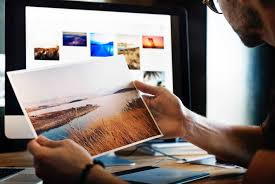
#> input picture Images/imagesL.jpg, 275 x 184 px
$ python imagesJoining.py
#> lines starting #> are read from the running program, lines starting #| are printed output that depends on the picture
import cv2
import numpy as np
imag = cv2.imread("Images/imagesL.jpg")
#> imag is the input picture: shape (184, 275, 3); mean B, G, R 119, 122.8, 133.4
#load image
img = cv2.imread("Images/image021.jpg")
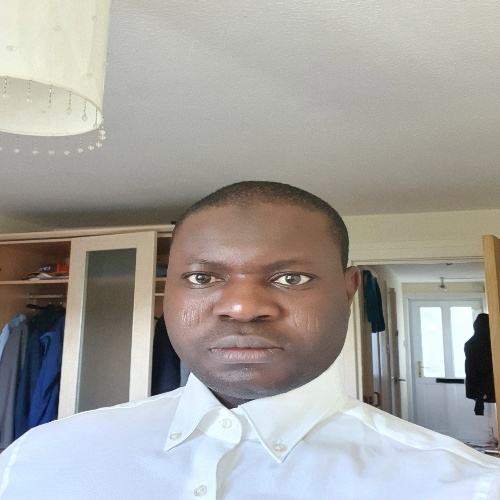
#> input picture Images/image021.jpg, 500 x 500 px
#> img is the input picture: shape (500, 500, 3); mean B, G, R 158.8, 162.9, 164.8
imgGray = cv2.cvtColor(img, cv2.COLOR_RGB2GRAY)
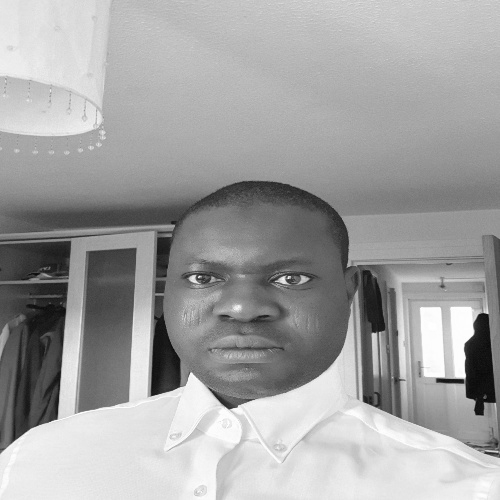
#> imgGray: shape (500, 500); min 3, max 255, mean 161.9


# Apply canny edge detection on grayscale image

CamyEdges = cv2.Canny(imgGray, 30, 100)
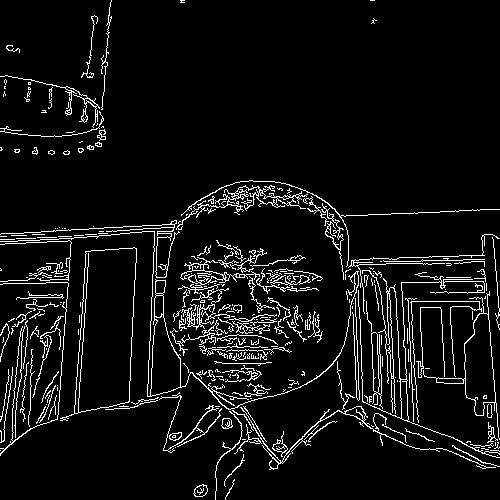
#> CamyEdges: shape (500, 500); 6.6% white in thin lines or dots
# [6 lines of commented-out code are left out]

def stack_images(scale,imageArray):
#> called with scale = 0.9
    rows = len(imageArray)
    colums = len(imageArray[0])
    rowsAvailable = isinstance(imageArray[0], list)
    width = imageArray[0][0].shape[1]
    height = imageArray[0][0].shape[0]
    if rowsAvailable:
        for x in range(0, rows):
            for y in range(0, colums):
                if imageArray[x][y].shape[:2] == imageArray[0][0].shape[:2]:
                    imageArray[x][y] = cv2.resize(imageArray[x][y], (0, 0), None, scale, scale)
                else:
                    imageArray[x][y] = cv2.resize(imageArray[x][y], (imageArray[0][0].shape[1], imageArray[0][0].shape[0]),
                                                None, scale, scale)
                if len(imageArray[x][y].shape) == 2: imageArray[x][y] = cv2.cvtColor(imageArray[x][y], cv2.COLOR_GRAY2BGR)
        imageBlank = np.zeros((height, width, 3), np.uint8)
        horizontal = [imageBlank] * rows
        hor_con = [imageBlank] * rows
        for x in range(0, rows):
            horizontal[x] = np.hstack(imageArray[x])
        value = np.vstack(horizontal)
    else:
        for x in range(0, rows):
            if imageArray[x].shape[:2] == imageArray[0].shape[:2]:
                imageArray[x] = cv2.resize(imageArray[x], (0, 0), None, scale, scale)
            else:
                imageArray[x] = cv2.resize(imageArray[x], (imageArray[0].shape[1], imageArray[0].shape[0]), None, scale,
                                         scale)
            if len(imageArray[x].shape) == 2: imageArray[x] = cv2.cvtColor(imageArray[x], cv2.COLOR_GRAY2BGR)
        horizontal = np.hstack(imageArray)
        value = horizontal
    return value

imagesStack = stack_images(0.9,([imag,imag,imag,imag],[imag,CamyEdges,imag,imag],[imag,imag,imag,imag]))
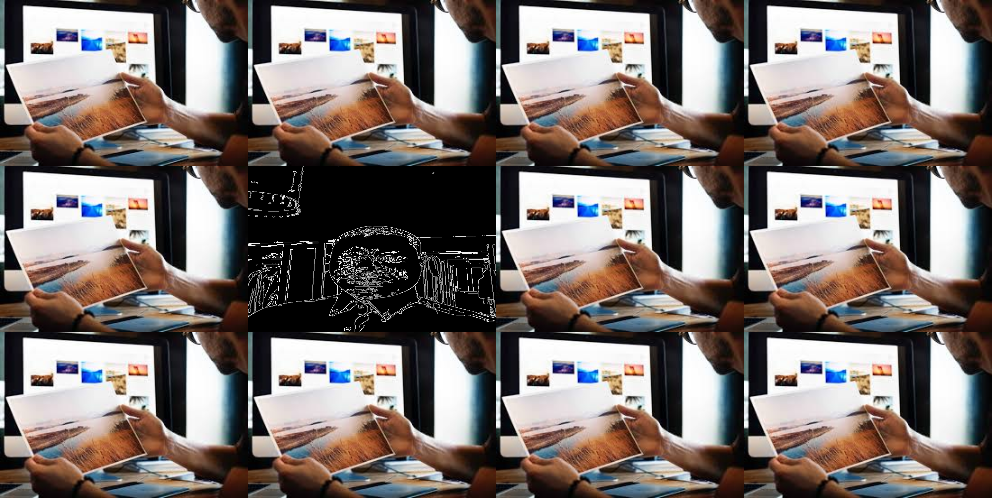
#> imagesStack: shape (498, 992, 3); mean B, G, R 110.3, 113.8, 123.5
cv2.imshow("imagesStack", imagesStack)
cv2.waitKey(0)
